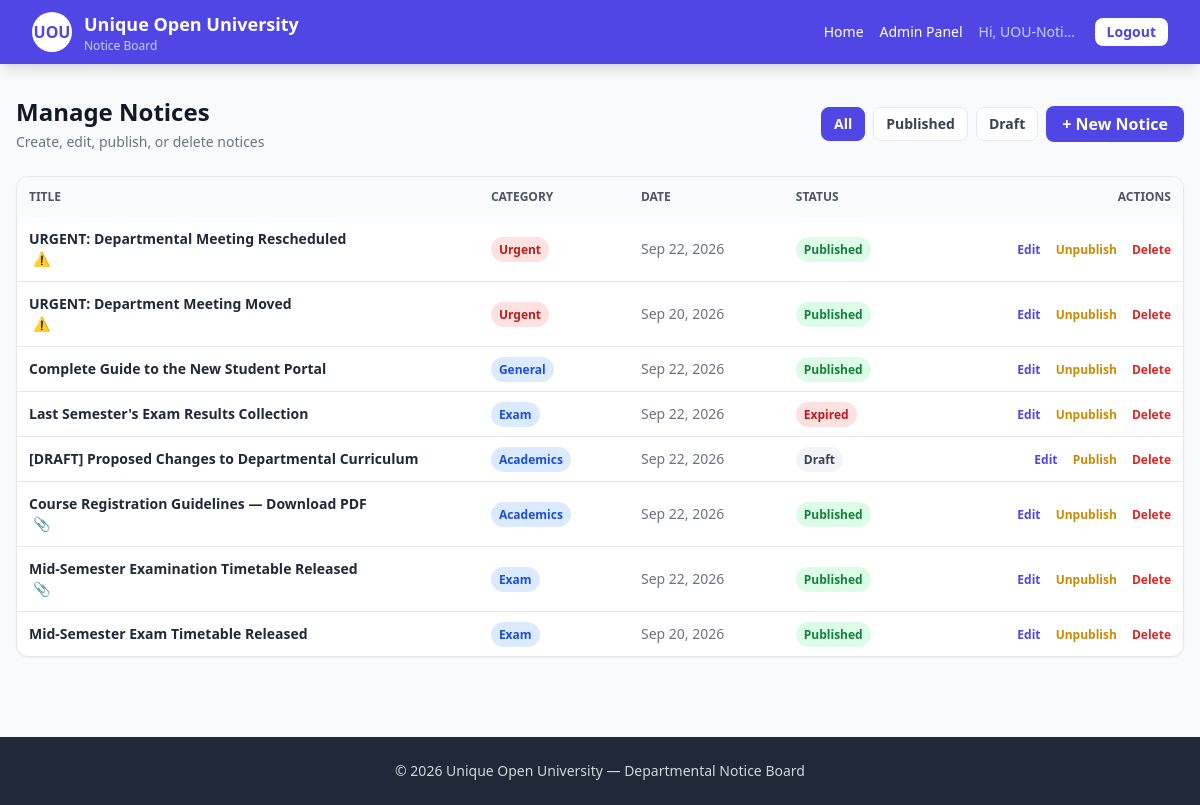
The page /admin-panel/notices/ (signed in) on the database its author committed.
### notices/models.py (models this page shows, shortened)
class Notice(models.Model):
    STATUS_CHOICES = [
        ('draft', 'Draft'),
        ('published', 'Published'),
    ]
    title = models.CharField(max_length=200)
    content = models.TextField()
    category = models.ForeignKey(
        Category, on_delete=models.SET_NULL,
        null=True, blank=True, related_name='notices'
    )
    author = models.ForeignKey(
        User, on_delete=models.CASCADE, related_name='notices'
    )
    attachment = models.FileField(upload_to='attachments/', blank=True, null=True)
    is_important = models.BooleanField(default=False)
    status = models.CharField(max_length=10, choices=STATUS_CHOICES, default='published')
    published_at = models.DateTimeField(default=timezone.now)
    expiry_date = models.DateTimeField(null=True, blank=True)
    created_at = models.DateTimeField(auto_now_add=True)
    updated_at = models.DateTimeField(auto_now=True)
    class Meta:
        ordering = ['-is_important', '-published_at']
    @property
    def is_expired(self):
        if self.expiry_date and timezone.now() > self.expiry_date:
            return True
        return False

class Category(models.Model):
    name = models.CharField(max_length=100, unique=True)
    slug = models.SlugField(max_length=100, unique=True, blank=True)
    description = models.TextField(blank=True)
    color = models.CharField(
        max_length=20, default='blue',
        help_text='Tailwind color: blue, green, red, yellow, purple, indigo'
    )
    class Meta:
        verbose_name_plural = 'Categories'
        ordering = ['name']

### notices/views.py (the view)
# urls.py: path('admin-panel/notices/', views.manage_notices, name='manage_notices'),
@login_required
@user_passes_test(is_admin)
def manage_notices(request):
    notices = Notice.objects.all()
    status_filter = request.GET.get('status', '')
    if status_filter:
        notices = notices.filter(status=status_filter)
    return render(request, 'notices/manage_notices.html', {
        'notices': notices,
        'status_filter': status_filter,
    })

### notices/views.py (called while the page is built)
def is_admin(user):
    return user.is_authenticated and (user.is_staff or user.is_superuser)

### templates/notices/manage_notices.html (shortened to what this page needs)
{% extends 'notices/base.html' %}
{% block content %}
<div class="max-w-7xl mx-auto px-4 py-8">
  <div class="flex flex-wrap items-center justify-between gap-3 mb-6">
    <div>
      <h1 class="text-2xl font-bold text-gray-900">Manage Notices</h1>
      <p class="text-sm text-gray-500 mt-1">Create, edit, publish, or delete notices</p>
    </div>
    <div class="flex flex-wrap items-center gap-2">
      <a href="?status="
         class="px-3 py-1.5 rounded-lg text-sm font-semibold border
                {% if not status_filter %}bg-uou text-white border-uou{% else %}bg-white text-gray-700 hover:border-uou{% endif %}">
        All
      </a>
      <a href="?status=published"
         class="px-3 py-1.5 rounded-lg text-sm font-semibold border
                {% if status_filter == 'published' %}bg-uou text-white border-uou{% else %}bg-white text-gray-700 hover:border-uou{% endif %}">
        Published
      </a>
      <a href="?status=draft"
         class="px-3 py-1.5 rounded-lg text-sm font-semibold border
                {% if status_filter == 'draft' %}bg-uou text-white border-uou{% else %}bg-white text-gray-700 hover:border-uou{% endif %}">
        Draft
      </a>
      <a href="{% url 'notice_create' %}"
         class="bg-uou text-white px-4 py-1.5 rounded-lg font-semibold hover:bg-uou-dark whitespace-nowrap">
        + New Notice
      </a>
    </div>
  </div>
  <div class="bg-white rounded-xl shadow-sm border overflow-hidden">
    <div class="overflow-x-auto">
      <table class="w-full text-sm">
        <thead class="bg-gray-50 text-gray-600 uppercase text-xs">
          <tr>
            <th class="text-left p-3">Title</th>
            <th class="text-left p-3 hidden md:table-cell">Category</th>
            <th class="text-left p-3 hidden sm:table-cell">Date</th>
            <th class="text-left p-3">Status</th>
            <th class="text-right p-3">Actions</th>
          </tr>
        </thead>
        <tbody class="divide-y">
          {% for n in notices %}
            <tr class="hover:bg-gray-50">
              <td class="p-3 max-w-xs">
                <a href="{% url 'notice_detail' n.pk %}"
                   class="font-semibold text-gray-800 hover:text-uou break-words block">
                  {{ n.title }}
                </a>
                {% if n.is_important %}
                  <span class="text-red-500 ml-1" title="Important">⚠</span>
                {% endif %}
                {% if n.attachment %}
                  <span class="text-gray-400 ml-1" title="Has attachment">📎</span>
                {% endif %}
              </td>
              <td class="p-3 hidden md:table-cell">
                {% if n.category %}
                  <span class="px-2 py-1 rounded-full text-xs font-semibold whitespace-nowrap
                               bg-{{ n.category.color }}-100 text-{{ n.category.color }}-700">
                    {{ n.category.name }}
                  </span>
                {% else %}
                  <span class="text-gray-400">—</span>
                {% endif %}
              </td>
              <td class="p-3 hidden sm:table-cell text-gray-500 whitespace-nowrap">
                {{ n.published_at|date:"M d, Y" }}
              </td>
              <td class="p-3">
                {% if n.is_expired %}
                  <span class="px-2 py-1 rounded-full text-xs font-bold bg-red-100 text-red-700 whitespace-nowrap">
                    Expired
                  </span>
                {% elif n.status == 'published' %}
                  <span class="px-2 py-1 rounded-full text-xs font-bold bg-green-100 text-green-700 whitespace-nowrap">
                    Published
                  </span>
                {% else %}
                  <span class="px-2 py-1 rounded-full text-xs font-bold bg-gray-100 text-gray-700 whitespace-nowrap">
                    Draft
                  </span>
                {% endif %}
              </td>
              <td class="p-3 text-right whitespace-nowrap">
                <a href="{% url 'notice_edit' n.pk %}"
                   class="text-uou hover:underline text-xs font-semibold mr-3">
                  Edit
                </a>
                <a href="{% url 'notice_toggle_publish' n.pk %}"
                   class="text-yellow-600 hover:underline text-xs font-semibold mr-3">
                  {% if n.status == 'published' %}Unpublish{% else %}Publish{% endif %}
                </a>
                <a href="{% url 'notice_delete' n.pk %}"
                   class="text-red-600 hover:underline text-xs font-semibold">
                  Delete
                </a>
              </td>
            </tr>
          {% endfor %}
        </tbody>
      </table>
    </div>
  </div>
</div>
{% endblock %}

### templates/notices/base.html (shortened to what this page needs)
{% load static %}
<!DOCTYPE html>
<html lang="en">
<head>
  <script src="https://cdn.tailwindcss.com"></script>
</head>
<body class="bg-gray-50 min-h-screen flex flex-col">
  <nav class="bg-uou text-white shadow-lg sticky top-0 z-50">
    <div class="max-w-7xl mx-auto px-4 sm:px-6 lg:px-8">
      <div class="flex justify-between h-16 items-center gap-3">
        <a href="{% url 'dashboard' %}" class="flex items-center gap-3 min-w-0">
          <div class="w-10 h-10 bg-white text-uou rounded-full flex items-center justify-center font-bold shrink-0">
            UOU
          </div>
          <div class="min-w-0">
            <div class="font-bold text-sm sm:text-lg leading-tight truncate">Unique Open University</div>
            <div class="text-xs text-indigo-200">Notice Board</div>
          </div>
        </a>
        <div class="flex items-center gap-2 sm:gap-4 shrink-0">
          <a href="{% url 'dashboard' %}" class="hover:text-indigo-200 text-sm hidden sm:inline">Home</a>
          {% if user.is_authenticated and user.is_staff %}
            <a href="{% url 'admin_dashboard' %}" class="hover:text-indigo-200 text-sm hidden sm:inline">
              Admin Panel
            </a>
          {% endif %}
          {% if user.is_authenticated %}
            <span class="text-sm text-indigo-200 hidden md:inline truncate max-w-[100px]">
              Hi, {{ user.username }}
            </span>
            <form method="post" action="{% url 'account_logout' %}" class="inline">
              <button class="bg-white text-uou px-3 py-1 rounded-lg text-sm font-semibold hover:bg-indigo-100 whitespace-nowrap">
                Logout
              </button>
            </form>
          {% else %}
            <a href="{% url 'account_login' %}"
               class="bg-white text-uou px-3 py-1 rounded-lg text-sm font-semibold hover:bg-indigo-100 whitespace-nowrap">
              Login
            </a>
          {% endif %}
        </div>
      </div>
    </div>
  </nav>
  <main class="flex-1 w-full overflow-x-hidden">
    {% block content %}{% endblock %}
  </main>
  <footer class="bg-gray-800 text-gray-300 py-6 mt-12">
    <div class="max-w-7xl mx-auto px-4 text-center text-sm">
      © {% now "Y" %} Unique Open University — Departmental Notice Board
    </div>
  </footer>
</body>
</html>

### templates/notices/base.html (style rules this page uses)
body { overflow-x: hidden; }
.break-words { word-wrap: break-word; overflow-wrap: break-word; word-break: break-word; }

### rows shown on the page
Notice: title "URGENT: Departmental Meeting Rescheduled", category.name "Urgent", published_at "Sep 22, 2026", status "Published"
Notice: title "URGENT: Department Meeting Moved", category.name "Urgent", published_at "Sep 20, 2026", status "Published"
Notice: title "Complete Guide to the New Student Portal", category.name "General", published_at "Sep 22, 2026", status "Published"
Notice: title "Last Semester's Exam Results Collection", category.name "Exam", published_at "Sep 22, 2026", shows "Expired", status "Unpublish"
Notice: title "[DRAFT] Proposed Changes to Departmental Curriculum", category.name "Academics", published_at "Sep 22, 2026", status "Draft"
Notice: title "Course Registration Guidelines — Download PDF", category.name "Academics", published_at "Sep 22, 2026", status "Published"
Notice: title "Mid-Semester Examination Timetable Released", category.name "Exam", published_at "Sep 22, 2026", status "Published"
Notice: title "Mid-Semester Exam Timetable Released", category.name "Exam", published_at "Sep 20, 2026", status "Published"

### other values the page prints
{{ user.username }} "UOU-Noti…"
